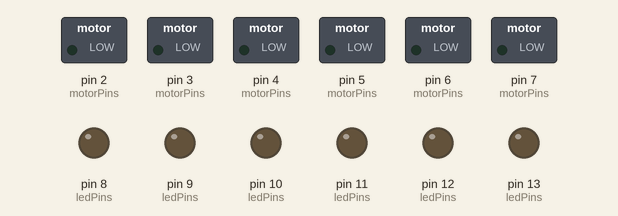
This sketch was run on a simulated Arduino Uno, built with avr-gcc and run on an emulated ATmega328P. On the bench: switched loads named in the sketch (green lamp = pin HIGH), output pins drawn as LEDs (lit = HIGH).

Above: at 0.02 s.
At 0.37 s:
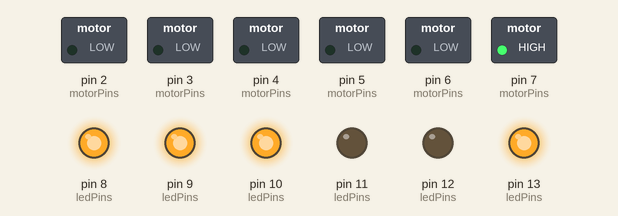
At 0.72 s:
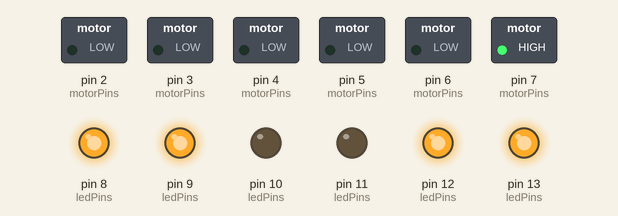
At 1.47 s:
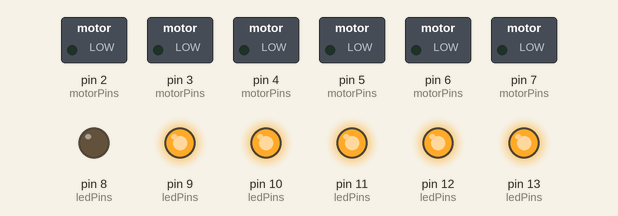
At 2.12 s:
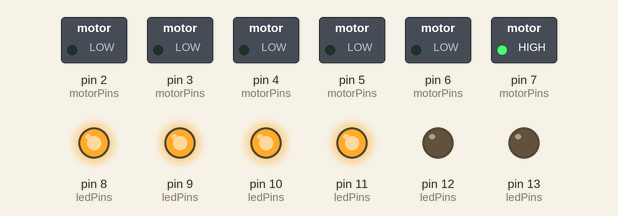
At 2.92 s:
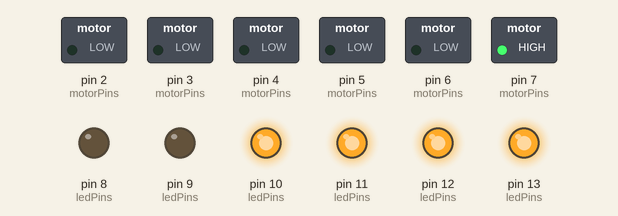
Timing chart, 0 to 3.2 s (numbered marks = the images above):
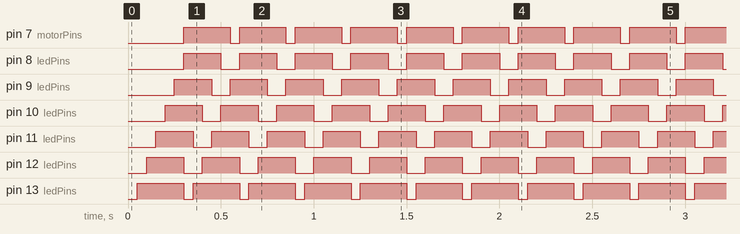

Measured:
- by itself, pin 7 (motorPins), pin 13 (ledPins): alternates HIGH for 0.25 s and LOW for 0.05 s
- by itself, pin 8 (ledPins), pin 9 (ledPins), pin 10 (ledPins), pin 11 (ledPins), pin 12 (ledPins): alternates HIGH for 0.20 s and LOW for 0.10 s

The sketch:

Tonga1sttry.ino
```cpp
int ledPins[] = {8,9,10,11,12,13};
int motorPins[] = {2,3,4,5,6,7};
int i;

void setup() {
  Serial.begin(9600);
  for (i = 8; i<=13; i++) {
    pinMode(i, OUTPUT);
  }
  for (i = 2; i<=7; i++) {
    pinMode(i, OUTPUT);
  }
}

void loop() {
  for (i = 13; i>=8; i--) {
    digitalWrite(i, LOW);
    //digitalWrite(i-6, HIGH);

    // delay(100);
    digitalWrite(i-1, LOW);
    //digitalWrite(i-5, HIGH);

    delay(50);

    digitalWrite(i, HIGH);
    //digitalWrite(i-6, LOW);
     digitalWrite(i-1, HIGH);
    //digitalWrite(i-5, LOW);*/
  }
  /* for (i = 2; i<=7; i++) {
    digitalWrite(i, HIGH);
    Serial.println(i);
    delay(250);
    digitalWrite(i, LOW);
  } */
}
```
